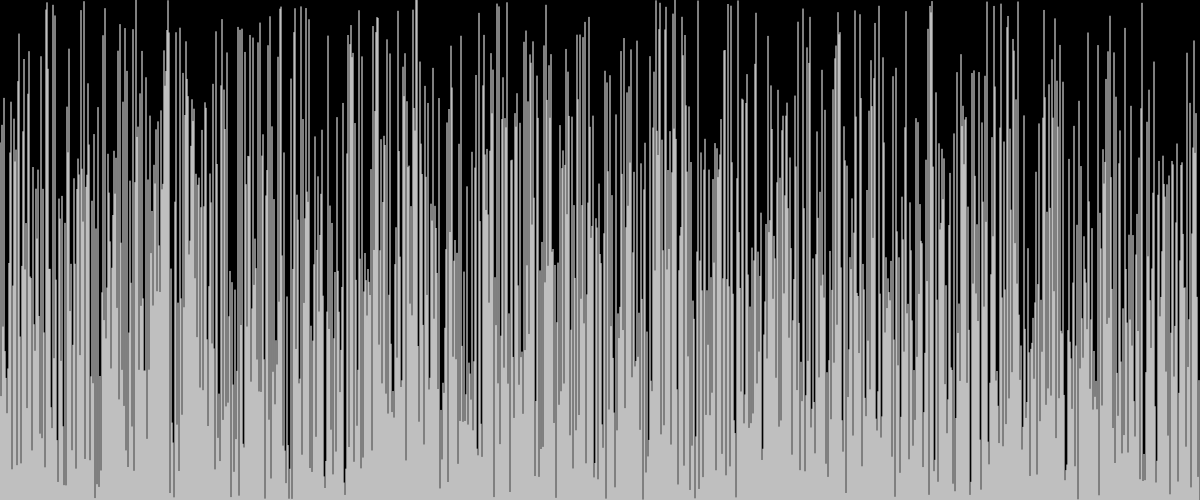
Frame 1 (no input)
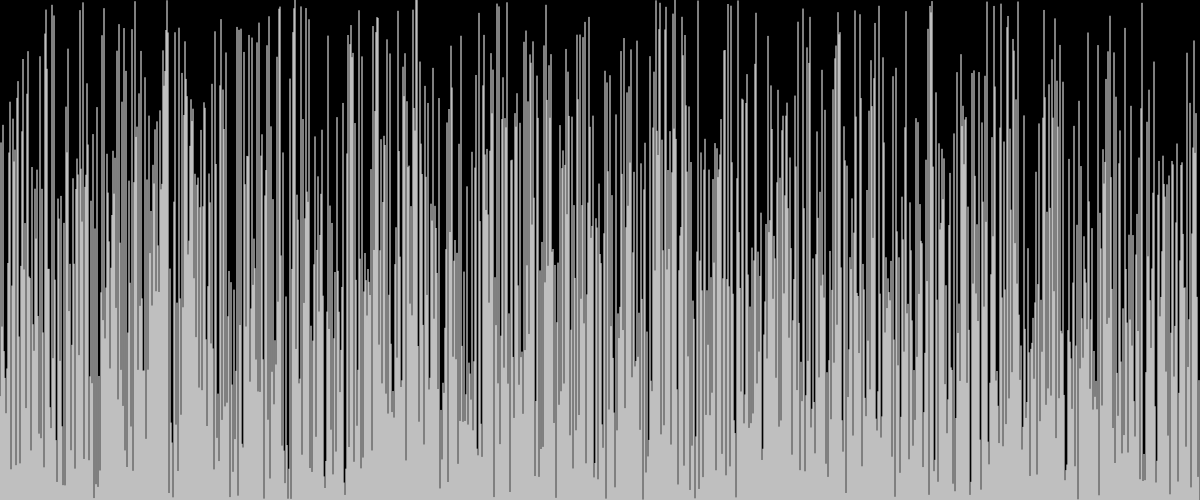
Frame 60 (no input)
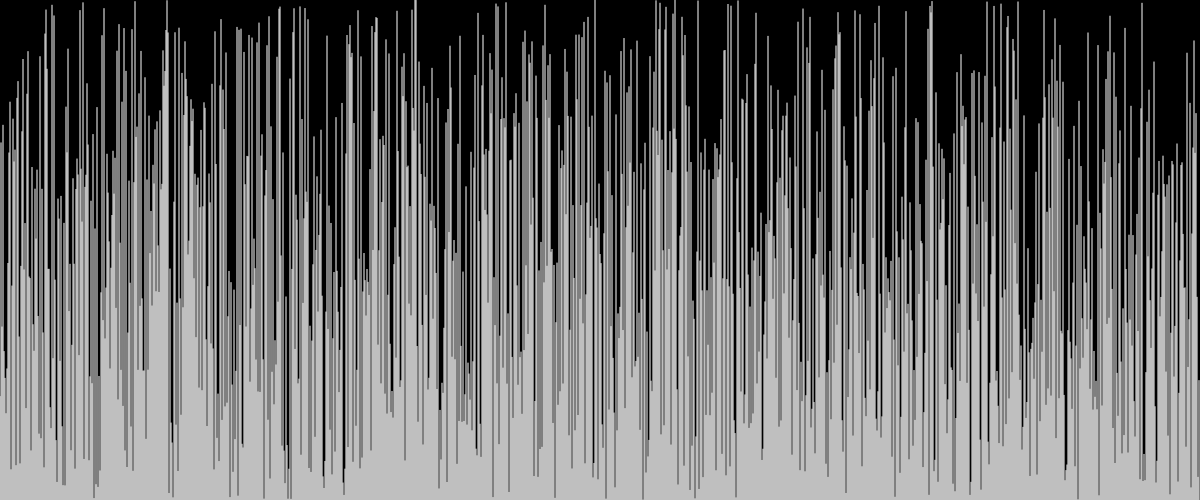
Frame 120 (the mouse pressed at the canvas centre since frame 60)

The p5.js sketch that drew these frames (run headless with seeded random() and noise() and a simulated clock; from frame 60 on, the mouse is pressed at the canvas centre):

// p5.js sketch
// ── sketch.js
let values = [];
let bigI = 0;
let bigJ = 0;
let speed = 5;
let speedSlider;
let speedLabel;

function setup() {
  createCanvas(1200, 500);
  speedLabel = createP("Speed: X");
  speedSlider = createSlider(0, 1000, 5);

  // Initialise array
  for (let i = 0; i < width; i++) {
    values.push(random(height));
    //values.push(noise(i / 100.0) * height);
  }
}

function draw() {
  background(0);
  stroke(255);
  strokeWeight(1);

  speedLabel.html("Speed: " + speedSlider.value());
  speed = speedSlider.value();

  for (let i = 0; i < values.length; i++) {
      line(i, height, i, height - values[i]);
  }

  // Main sort loop
  if (bigI < values.length) {
    for (let iterations = 0; iterations < speed; iterations++) {
      let a = values[bigJ];
      let b = values[bigJ + 1];

      if (a > b) {
        swap(values, bigJ, bigJ + 1);
      }

      bigJ++;
      if (bigJ >= values.length - bigI - 1) {
        bigJ = 0;
        bigI++;
      }
    }
  } else {
      noLoop();
      createP("Finished!");
  }
}

function swap(arr, a, b) {
  let temp = arr[a];
  arr[a] = arr[b];
  arr[b] = temp;
}
